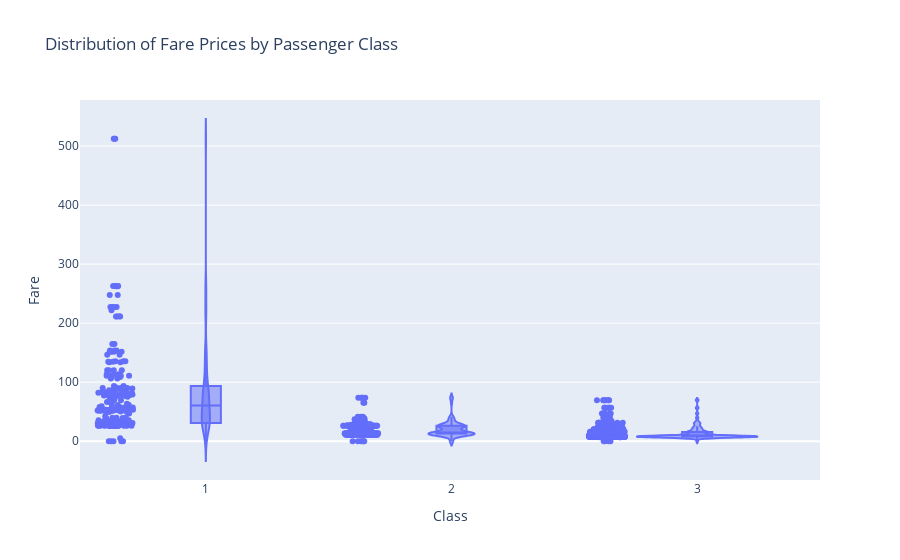

The notebook cell this image was saved under:
### Code cell
violin_plot = px.violin(df, x='Pclass', y='Fare', box=True, points='all',
                        labels={'Pclass': 'Class', 'Fare': 'Fare'},
                        title='Distribution of Fare Prices by Passenger Class')

# Show the plot
violin_plot.show()

### Figure 1 — Plotly figure (JSON) as saved in the notebook; plotly's stock layout.template omitted (floating-point values rounded to 4 significant figures; data arrays with more than 128 entries replaced by an {"elided": "..."} marker saying what was removed)
{"data": [{"alignmentgroup": "True", "box": {"visible": true}, "hovertemplate": "Class=%{x}<br>Fare=%{y}<extra></extra>", "legendgroup": "", "marker": {"color": "#636efa"}, "name": "", "offsetgroup": "", "orientation": "v", "points": "all", "scalegroup": "True", "showlegend": false, "type": "violin", "x": {"elided": "891 int values"}, "x0": " ", "xaxis": "x", "y": {"elided": "891 float values"}, "y0": " ", "yaxis": "y"}], "layout": {"autosize": true, "legend": {"tracegroupgap": 0}, "title": {"text": "Distribution of Fare Prices by Passenger Class"}, "violinmode": "group", "xaxis": {"anchor": "y", "autorange": true, "domain": [0, 1], "range": [0.4904, 3.5], "title": {"text": "Class"}, "type": "linear"}, "yaxis": {"anchor": "x", "autorange": true, "domain": [0, 1], "range": [-65.76, 578.1], "title": {"text": "Fare"}, "type": "linear"}}}
